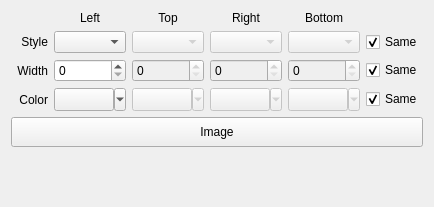
<?xml version="1.0" encoding="UTF-8"?>
<ui version="4.0">
 <class>QBorderSheetEditor</class>
 <widget class="QWidget" name="QBorderSheetEditor">
  <property name="geometry">
   <rect>
    <x>0</x>
    <y>0</y>
    <width>434</width>
    <height>207</height>
   </rect>
  </property>
  <property name="windowTitle">
   <string>Form</string>
  </property>
  <layout class="QVBoxLayout" name="verticalLayout">
   <item>
    <layout class="QGridLayout" name="gridLayout">
     <item row="0" column="1">
      <widget class="QLabel" name="label_2">
       <property name="text">
        <string>Left</string>
       </property>
       <property name="alignment">
        <set>Qt::AlignCenter</set>
       </property>
      </widget>
     </item>
     <item row="0" column="2">
      <widget class="QLabel" name="label_5">
       <property name="text">
        <string>Top</string>
       </property>
       <property name="alignment">
        <set>Qt::AlignCenter</set>
       </property>
      </widget>
     </item>
     <item row="0" column="3">
      <widget class="QLabel" name="label_6">
       <property name="text">
        <string>Right</string>
       </property>
       <property name="alignment">
        <set>Qt::AlignCenter</set>
       </property>
      </widget>
     </item>
     <item row="0" column="4">
      <widget class="QLabel" name="label_7">
       <property name="text">
        <string>Bottom</string>
       </property>
       <property name="alignment">
        <set>Qt::AlignCenter</set>
       </property>
      </widget>
     </item>
     <item row="1" column="0">
      <widget class="QLabel" name="label_3">
       <property name="text">
        <string>Style</string>
       </property>
       <property name="alignment">
        <set>Qt::AlignRight|Qt::AlignTrailing|Qt::AlignVCenter</set>
       </property>
      </widget>
     </item>
     <item row="1" column="1">
      <widget class="QComboBox" name="left_style">
       <property name="currentIndex">
        <number>-1</number>
       </property>
      </widget>
     </item>
     <item row="1" column="2">
      <widget class="QComboBox" name="top_style">
       <property name="enabled">
        <bool>false</bool>
       </property>
       <property name="palette">
        <palette>
         <active>
          <colorrole role="Text">
           <brush brushstyle="SolidPattern">
            <color alpha="255">
             <red>0</red>
             <green>0</green>
             <blue>0</blue>
            </color>
           </brush>
          </colorrole>
         </active>
         <inactive>
          <colorrole role="Text">
           <brush brushstyle="SolidPattern">
            <color alpha="255">
             <red>0</red>
             <green>0</green>
             <blue>0</blue>
            </color>
           </brush>
          </colorrole>
         </inactive>
         <disabled>
          <colorrole role="Text">
           <brush brushstyle="SolidPattern">
            <color alpha="255">
             <red>0</red>
             <green>0</green>
             <blue>0</blue>
            </color>
           </brush>
          </colorrole>
         </disabled>
        </palette>
       </property>
      </widget>
     </item>
     <item row="1" column="3">
      <widget class="QComboBox" name="right_style">
       <property name="enabled">
        <bool>false</bool>
       </property>
       <property name="palette">
        <palette>
         <active>
          <colorrole role="Text">
           <brush brushstyle="SolidPattern">
            <color alpha="255">
             <red>0</red>
             <green>0</green>
             <blue>0</blue>
            </color>
           </brush>
          </colorrole>
         </active>
         <inactive>
          <colorrole role="Text">
           <brush brushstyle="SolidPattern">
            <color alpha="255">
             <red>0</red>
             <green>0</green>
             <blue>0</blue>
            </color>
           </brush>
          </colorrole>
         </inactive>
         <disabled>
          <colorrole role="Text">
           <brush brushstyle="SolidPattern">
            <color alpha="255">
             <red>0</red>
             <green>0</green>
             <blue>0</blue>
            </color>
           </brush>
          </colorrole>
         </disabled>
        </palette>
       </property>
      </widget>
     </item>
     <item row="1" column="4">
      <widget class="QComboBox" name="bottom_style">
       <property name="enabled">
        <bool>false</bool>
       </property>
       <property name="palette">
        <palette>
         <active>
          <colorrole role="Text">
           <brush brushstyle="SolidPattern">
            <color alpha="255">
             <red>0</red>
             <green>0</green>
             <blue>0</blue>
            </color>
           </brush>
          </colorrole>
         </active>
         <inactive>
          <colorrole role="Text">
           <brush brushstyle="SolidPattern">
            <color alpha="255">
             <red>0</red>
             <green>0</green>
             <blue>0</blue>
            </color>
           </brush>
          </colorrole>
         </inactive>
         <disabled>
          <colorrole role="Text">
           <brush brushstyle="SolidPattern">
            <color alpha="255">
             <red>0</red>
             <green>0</green>
             <blue>0</blue>
            </color>
           </brush>
          </colorrole>
         </disabled>
        </palette>
       </property>
      </widget>
     </item>
     <item row="2" column="0">
      <widget class="QLabel" name="label_4">
       <property name="text">
        <string>Width</string>
       </property>
       <property name="alignment">
        <set>Qt::AlignRight|Qt::AlignTrailing|Qt::AlignVCenter</set>
       </property>
      </widget>
     </item>
     <item row="2" column="1">
      <widget class="QSpinBox" name="left_width"/>
     </item>
     <item row="2" column="2">
      <widget class="QSpinBox" name="top_width">
       <property name="enabled">
        <bool>false</bool>
       </property>
       <property name="palette">
        <palette>
         <active>
          <colorrole role="Text">
           <brush brushstyle="SolidPattern">
            <color alpha="255">
             <red>0</red>
             <green>0</green>
             <blue>0</blue>
            </color>
           </brush>
          </colorrole>
         </active>
         <inactive>
          <colorrole role="Text">
           <brush brushstyle="SolidPattern">
            <color alpha="255">
             <red>0</red>
             <green>0</green>
             <blue>0</blue>
            </color>
           </brush>
          </colorrole>
         </inactive>
         <disabled>
          <colorrole role="Text">
           <brush brushstyle="SolidPattern">
            <color alpha="255">
             <red>0</red>
             <green>0</green>
             <blue>0</blue>
            </color>
           </brush>
          </colorrole>
         </disabled>
        </palette>
       </property>
      </widget>
     </item>
     <item row="2" column="3">
      <widget class="QSpinBox" name="right_width">
       <property name="enabled">
        <bool>false</bool>
       </property>
       <property name="palette">
        <palette>
         <active>
          <colorrole role="Text">
           <brush brushstyle="SolidPattern">
            <color alpha="255">
             <red>0</red>
             <green>0</green>
             <blue>0</blue>
            </color>
           </brush>
          </colorrole>
         </active>
         <inactive>
          <colorrole role="Text">
           <brush brushstyle="SolidPattern">
            <color alpha="255">
             <red>0</red>
             <green>0</green>
             <blue>0</blue>
            </color>
           </brush>
          </colorrole>
         </inactive>
         <disabled>
          <colorrole role="Text">
           <brush brushstyle="SolidPattern">
            <color alpha="255">
             <red>0</red>
             <green>0</green>
             <blue>0</blue>
            </color>
           </brush>
          </colorrole>
         </disabled>
        </palette>
       </property>
      </widget>
     </item>
     <item row="2" column="4">
      <widget class="QSpinBox" name="bottom_width">
       <property name="enabled">
        <bool>false</bool>
       </property>
       <property name="palette">
        <palette>
         <active>
          <colorrole role="Text">
           <brush brushstyle="SolidPattern">
            <color alpha="255">
             <red>0</red>
             <green>0</green>
             <blue>0</blue>
            </color>
           </brush>
          </colorrole>
         </active>
         <inactive>
          <colorrole role="Text">
           <brush brushstyle="SolidPattern">
            <color alpha="255">
             <red>0</red>
             <green>0</green>
             <blue>0</blue>
            </color>
           </brush>
          </colorrole>
         </inactive>
         <disabled>
          <colorrole role="Text">
           <brush brushstyle="SolidPattern">
            <color alpha="255">
             <red>0</red>
             <green>0</green>
             <blue>0</blue>
            </color>
           </brush>
          </colorrole>
         </disabled>
        </palette>
       </property>
      </widget>
     </item>
     <item row="3" column="0">
      <widget class="QLabel" name="label_8">
       <property name="text">
        <string>Color</string>
       </property>
       <property name="alignment">
        <set>Qt::AlignRight|Qt::AlignTrailing|Qt::AlignVCenter</set>
       </property>
      </widget>
     </item>
     <item row="1" column="5">
      <widget class="QCheckBox" name="same_style">
       <property name="text">
        <string>Same</string>
       </property>
       <property name="checked">
        <bool>true</bool>
       </property>
      </widget>
     </item>
     <item row="2" column="5">
      <widget class="QCheckBox" name="same_width">
       <property name="text">
        <string>Same</string>
       </property>
       <property name="checked">
        <bool>true</bool>
       </property>
      </widget>
     </item>
     <item row="3" column="5">
      <widget class="QCheckBox" name="same_color">
       <property name="text">
        <string>Same</string>
       </property>
       <property name="checked">
        <bool>true</bool>
       </property>
      </widget>
     </item>
     <item row="3" column="1">
      <layout class="QHBoxLayout" name="horizontalLayout">
       <property name="spacing">
        <number>0</number>
       </property>
       <item>
        <widget class="QToolButton" name="left_color_button">
         <property name="sizePolicy">
          <sizepolicy hsizetype="Preferred" vsizetype="Preferred">
           <horstretch>0</horstretch>
           <verstretch>0</verstretch>
          </sizepolicy>
         </property>
         <property name="text">
          <string/>
         </property>
         <property name="popupMode">
          <enum>QToolButton::MenuButtonPopup</enum>
         </property>
         <property name="toolButtonStyle">
          <enum>Qt::ToolButtonIconOnly</enum>
         </property>
         <property name="autoRaise">
          <bool>false</bool>
         </property>
         <property name="arrowType">
          <enum>Qt::NoArrow</enum>
         </property>
        </widget>
       </item>
      </layout>
     </item>
     <item row="3" column="2">
      <layout class="QHBoxLayout" name="horizontalLayout_2">
       <property name="spacing">
        <number>0</number>
       </property>
       <item>
        <widget class="QToolButton" name="top_color_button">
         <property name="enabled">
          <bool>false</bool>
         </property>
         <property name="sizePolicy">
          <sizepolicy hsizetype="Preferred" vsizetype="Preferred">
           <horstretch>0</horstretch>
           <verstretch>0</verstretch>
          </sizepolicy>
         </property>
         <property name="text">
          <string/>
         </property>
         <property name="popupMode">
          <enum>QToolButton::MenuButtonPopup</enum>
         </property>
         <property name="toolButtonStyle">
          <enum>Qt::ToolButtonTextBesideIcon</enum>
         </property>
        </widget>
       </item>
      </layout>
     </item>
     <item row="3" column="3">
      <layout class="QHBoxLayout" name="horizontalLayout_3">
       <property name="spacing">
        <number>0</number>
       </property>
       <item>
        <widget class="QToolButton" name="right_color_button">
         <property name="enabled">
          <bool>false</bool>
         </property>
         <property name="sizePolicy">
          <sizepolicy hsizetype="Preferred" vsizetype="Preferred">
           <horstretch>0</horstretch>
           <verstretch>0</verstretch>
          </sizepolicy>
         </property>
         <property name="text">
          <string/>
         </property>
         <property name="popupMode">
          <enum>QToolButton::MenuButtonPopup</enum>
         </property>
         <property name="toolButtonStyle">
          <enum>Qt::ToolButtonTextBesideIcon</enum>
         </property>
        </widget>
       </item>
      </layout>
     </item>
     <item row="3" column="4">
      <layout class="QHBoxLayout" name="horizontalLayout_4">
       <property name="spacing">
        <number>0</number>
       </property>
       <item>
        <widget class="QToolButton" name="bottom_color_button">
         <property name="enabled">
          <bool>false</bool>
         </property>
         <property name="sizePolicy">
          <sizepolicy hsizetype="Preferred" vsizetype="Preferred">
           <horstretch>0</horstretch>
           <verstretch>0</verstretch>
          </sizepolicy>
         </property>
         <property name="text">
          <string/>
         </property>
         <property name="popupMode">
          <enum>QToolButton::MenuButtonPopup</enum>
         </property>
         <property name="toolButtonStyle">
          <enum>Qt::ToolButtonTextBesideIcon</enum>
         </property>
        </widget>
       </item>
      </layout>
     </item>
    </layout>
   </item>
   <item>
    <widget class="QPushButton" name="image">
     <property name="minimumSize">
      <size>
       <width>0</width>
       <height>30</height>
      </size>
     </property>
     <property name="text">
      <string>Image</string>
     </property>
    </widget>
   </item>
   <item>
    <spacer name="verticalSpacer">
     <property name="orientation">
      <enum>Qt::Vertical</enum>
     </property>
     <property name="sizeHint" stdset="0">
      <size>
       <width>20</width>
       <height>40</height>
      </size>
     </property>
    </spacer>
   </item>
  </layout>
 </widget>
 <resources/>
 <connections/>
</ui>
